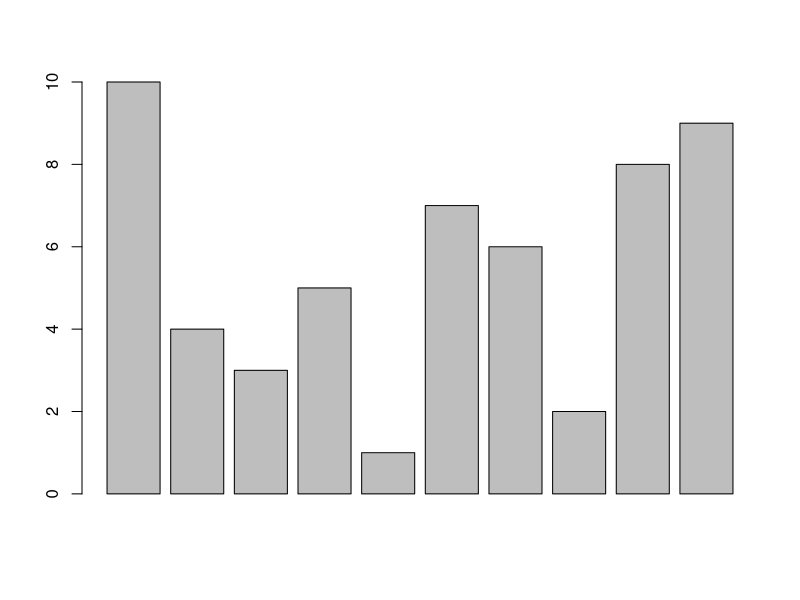
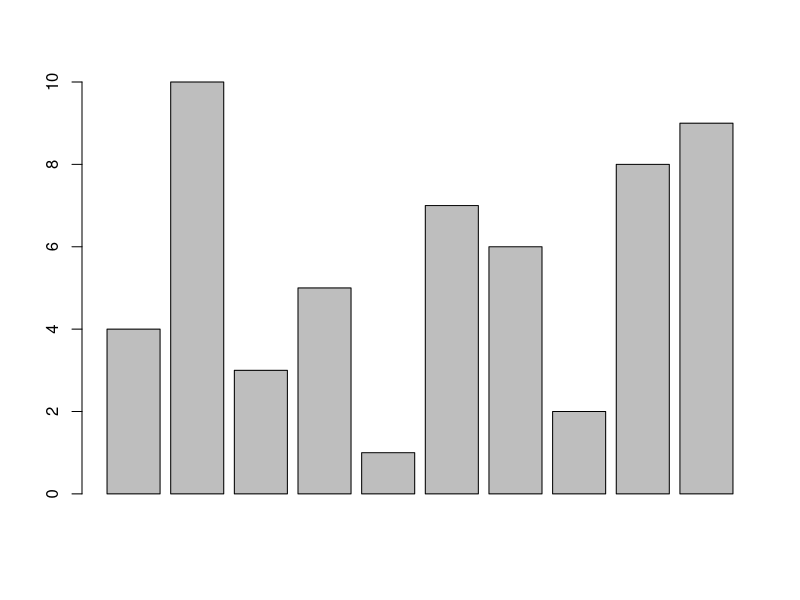
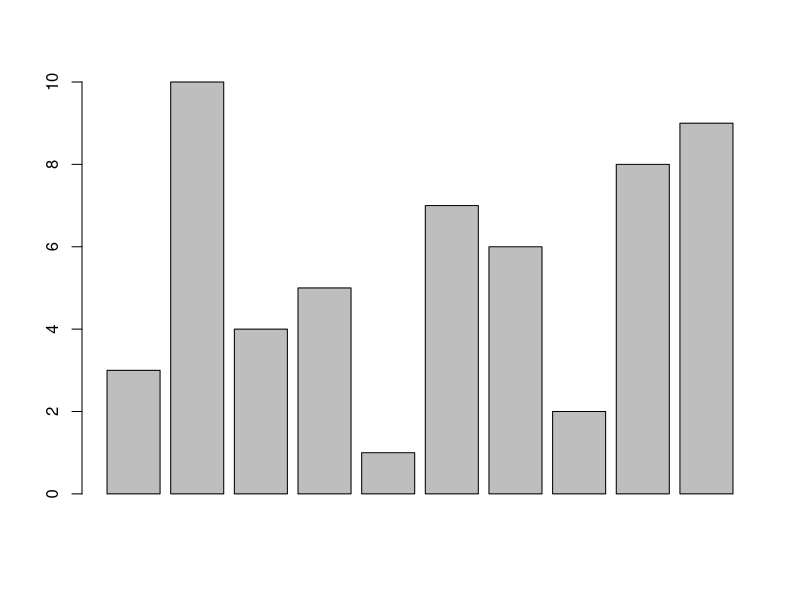
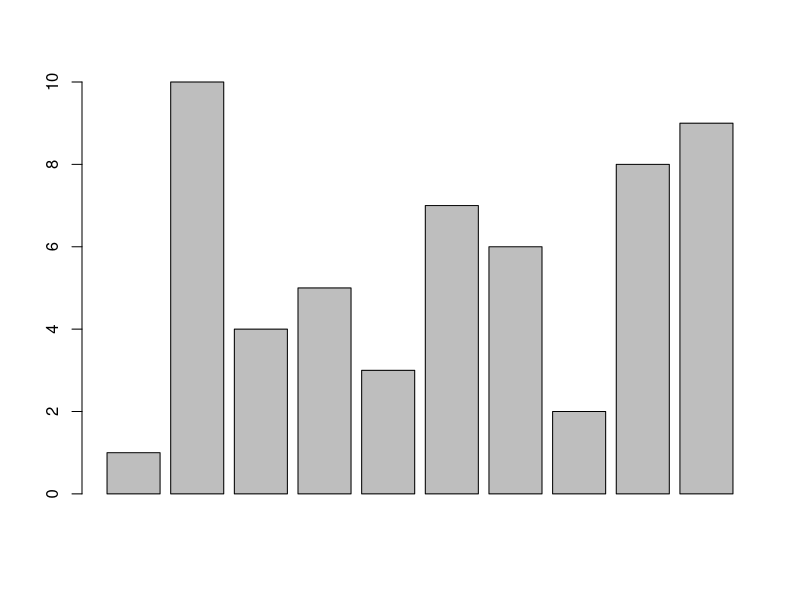
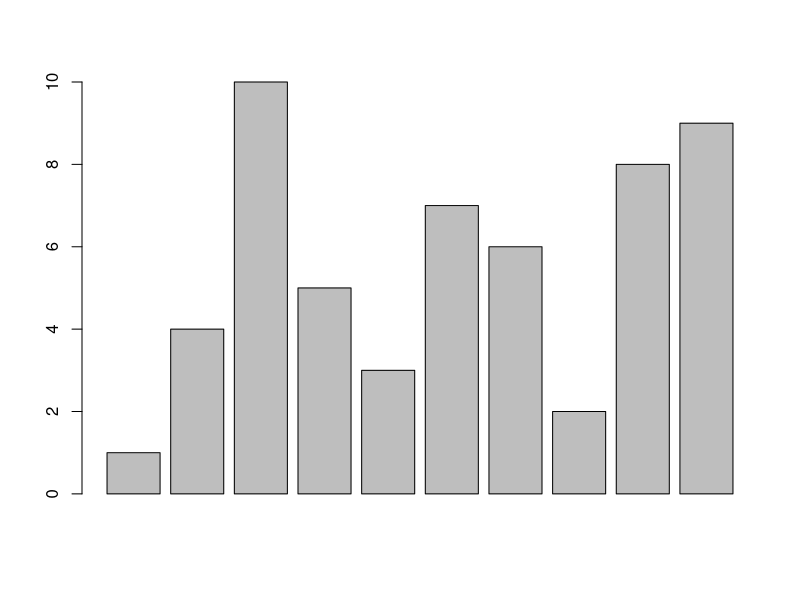
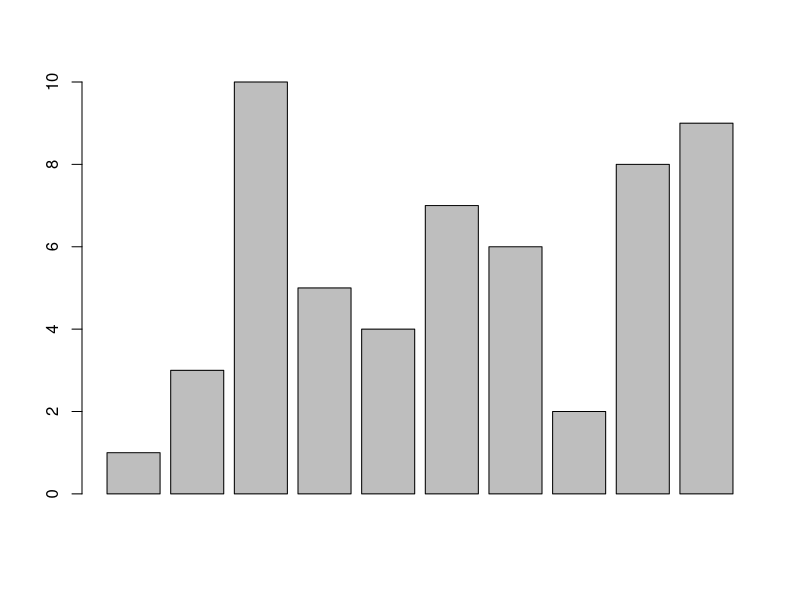
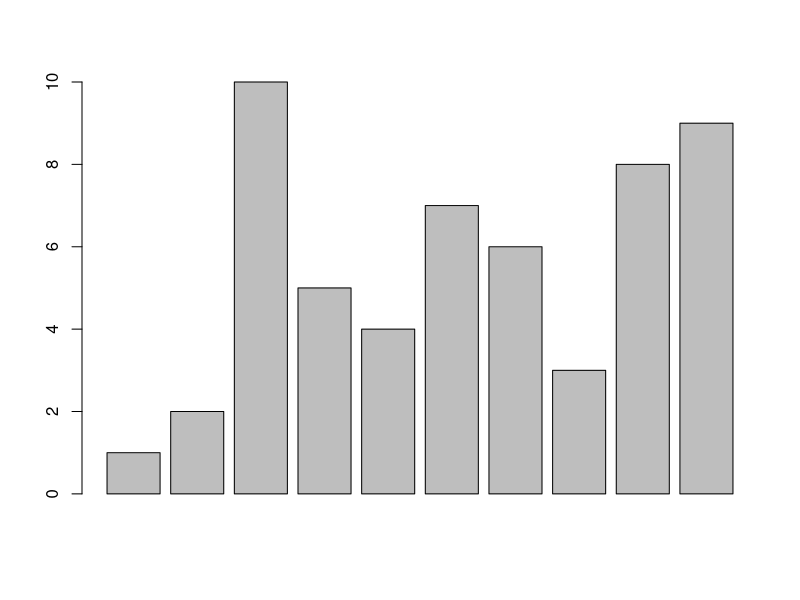
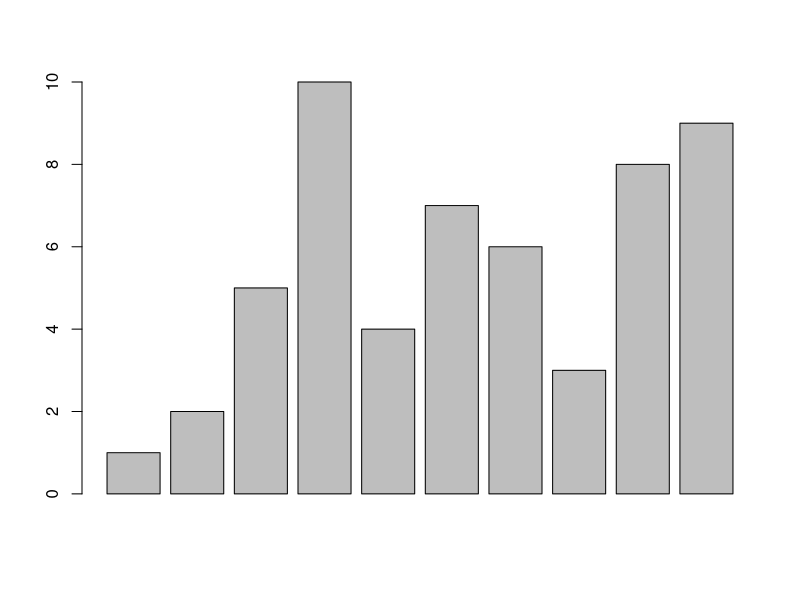

Source code (R) for these figures, in order:


sleep <- function() {
  current_time <- Sys.time()
  while(as.numeric(Sys.time()) - as.numeric(current_time) < 0.5) {}
}

bubble_sort <- function(input) {
  for(i in 1:length(input)) {
    j = i + 1
    while(j <= length(input)) {
      if(input[i] > input[j]) {
        temp <- input[i]
        input[i] <- input[j]
        input[j] <- temp
        barplot(input)
      }
      j = j + 1
      sleep()
    }
  }
}

main <- function() {
  input <- c(10, 4, 3, 5, 1, 7, 6, 2, 8, 9)
  barplot(input)
  bubble_sort(input)
}

main()
